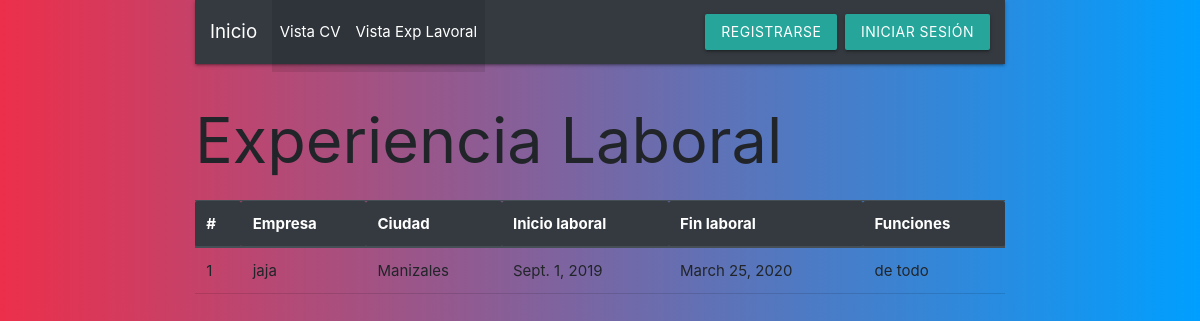
Screenshot of /cargueexplav/ with the database file from the repository.
### carguecv/models.py (models this page shows, shortened)
class Exp_Profesional(models.Model):
    Empresa = models.CharField(max_length=200)
    Departamento = models.ForeignKey(Departamento, null=False, on_delete=models.CASCADE)
    Periodo_inicio = models.DateField()
    Periodo_fin = models.DateField()
    Funciones = models.CharField(max_length=300)

class Departamento(models.Model):
    departamento = models.CharField(max_length=200)
    municipio = models.ForeignKey(Municipio, null=False, on_delete=models.CASCADE)
    def __str__(self):
        return self.departamento

### carguecv/views.py (the view)
# urls.py: path('cargueexplav/',views.BadgetViewExp.as_view(), name='cargueexplav'),
class BadgetViewExp(ListView):
    template_name = 'cargueexplav.html'
    model = Exp_Profesional

### templates/cargueexplav.html
{% extends 'base/base.html' %}
  {% load static %}
  {% block content %}
<h1>Experiencia Laboral</h1>
<table class="table" align="left">
    <thead class="thead-dark" align="left">
      <tr>
        <th scope="col">#</th>
        <th scope="col">Empresa</th>
        <th scope="col">Ciudad</th>
        <th scope="col">Inicio laboral</th>
        <th scope="col">Fin laboral</th>
        <th scope="col">Funciones</th>
      </tr>
    </thead>
    <tbody>
      {% for Exp_Profesional in object_list %}
      <tr>
        <td>{{ Exp_Profesional.id }}</td>
        <td>{{ Exp_Profesional.Empresa }}</td>
        <td>{{ Exp_Profesional.Departamento }}</td>
        <td>{{ Exp_Profesional.Periodo_inicio }}</td>
        <td>{{ Exp_Profesional.Periodo_fin}}</td>
        <td>{{ Exp_Profesional.Funciones }}</td>
      </tr>
      {% endfor %}
    </tbody>
  </table>
{% endblock %}

### templates/base/base.html (style rules this page uses)
body { background: -webkit-linear-gradient(to right, #ec2F4B, #009FFF); background: linear-gradient(to right, #ec2F4B, #009FFF); }

### rows the page displays
Exp_Profesional: id "1", Empresa "jaja", Departamento "Manizales", Periodo_inicio "Sept. 1, 2019", Periodo_fin "March 25, 2020", Funciones "de todo"
